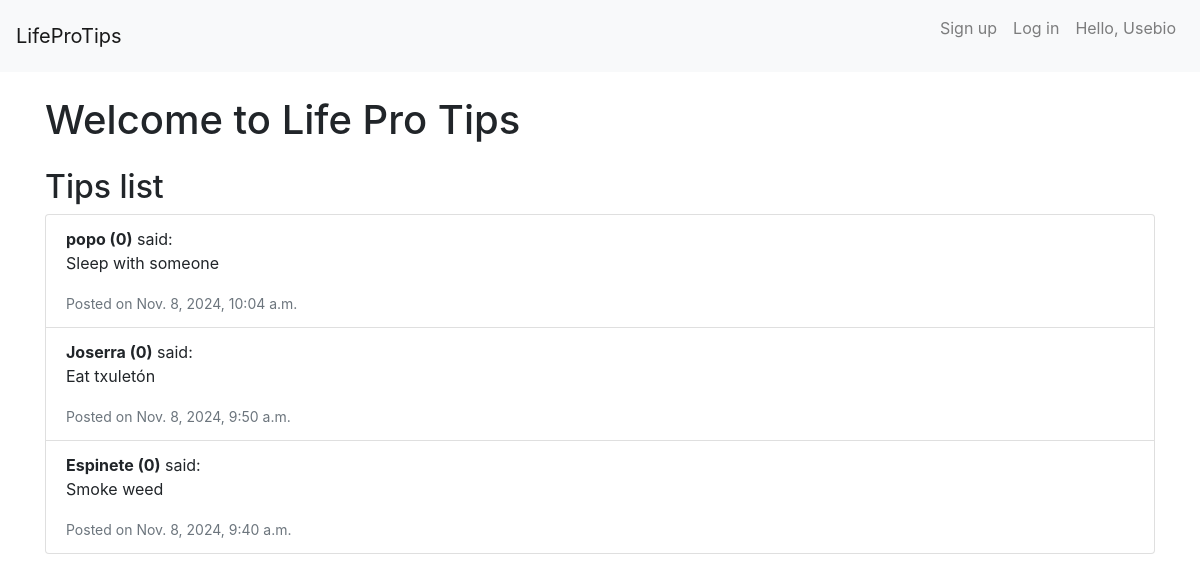
/, run on an earlier commit of the app's database.
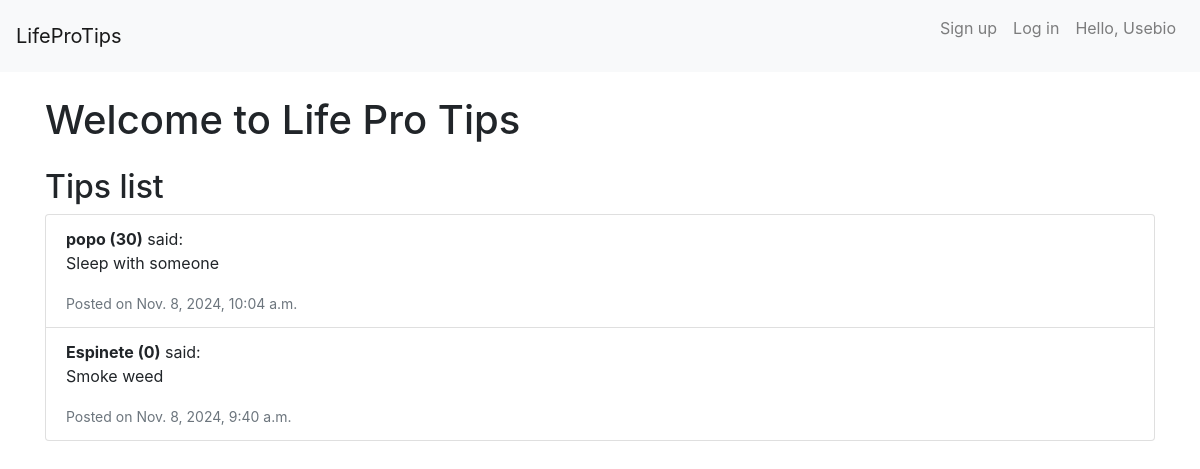
And on a later commit of the database.
### tips/models.py (models this page shows, shortened)
class Tip(models.Model):
    content = models.TextField()
    author = models.ForeignKey(settings.AUTH_USER_MODEL, related_name='tips', on_delete=models.CASCADE)
    date = models.DateTimeField(default=timezone.now)
    upvoted_by = models.ManyToManyField(settings.AUTH_USER_MODEL, related_name='upvoted_tips', blank=True)
    downvoted_by = models.ManyToManyField(settings.AUTH_USER_MODEL, related_name='downvoted_tips', blank=True)

class CustomUser(AbstractBaseUser, PermissionsMixin):
    username = models.CharField(max_length=150, unique=True)
    date_joined = models.DateTimeField(auto_now_add=True)
    is_active = models.BooleanField(default=True)
    is_staff = models.BooleanField(default=False)
    reputation = models.IntegerField(default=0)  # Starting reputation
    can_downvote = models.BooleanField(default=True)  # Manual downvote permission
    can_delete = models.BooleanField(default=False)   # Manual delete permission
    objects = CustomUserManager()
    USERNAME_FIELD = 'username'

### tips/views.py (the view)
# urls.py: path('', views.homepage, name='homepage'),
def homepage(request):
    user_name = get_or_set_user_name(request) if not request.user.is_authenticated else None
    tips = Tip.objects.all().order_by('-date')
    form = TipForm(request.POST or None) if request.user.is_authenticated else None
    for tip in tips:
        if request.user.is_authenticated:
            tip.can_downvote = (request.user == tip.author or request.user.can_downvote_permission())
        else:
            tip.can_downvote = False  # Default to False for anonymous users
    if request.method == 'POST' and form is not None and form.is_valid():
        new_tip = form.save(commit=False)
        new_tip.author = request.user
        new_tip.save()
        return redirect('homepage')
    return render(request, 'tips/homepage.html', {
        'tips': tips,
        'form': form,
        'user_name': user_name,  # Pass anonymous user name to the template
    })

### tips/views.py (called while the page is built)
def get_or_set_user_name(request):
    now = timezone.now()
    now_timestamp = int(now.timestamp())
    expiry_timestamp = request.session.get('user_name_expiry')
    if 'user_name' not in request.session or expiry_timestamp is None or now_timestamp > expiry_timestamp:
        request.session['user_name'] = random.choice(settings.USER_NAMES)
        request.session['user_name_expiry'] = now_timestamp + 42
    return request.session['user_name']

### tips/templates/tips/homepage.html (shortened to what this page needs)
{% extends "base.html" %}
{% load bootstrap4 %}
{% block content %}
    <h1>Welcome to Life Pro Tips</h1>
    <h2 class="mt-4">Tips list</h2>
    <ul class="list-group">
        {% for tip in tips %}
            <li class="list-group-item">
                <strong>{{ tip.author.username }} ({{ tip.author.reputation }})</strong> said:
                <p>{{ tip.content }}</p>
                <small class="text-muted">Posted on {{ tip.date }}</small>
            </li>
        {% empty %}
            <li class="list-group-item">No tips available yet.</li>
        {% endfor %}
    </ul>
{% endblock %}

### tips/templates/base.html (shortened to what this page needs)
<!DOCTYPE html>
<html lang="en">
<head>
    {% load bootstrap4 %}
    {% bootstrap_css %}
</head>
<body>
    <nav class="navbar navbar-expand-lg navbar-light bg-light">
        <a class="navbar-brand" href="{% url 'homepage' %}">LifeProTips</a>
        <div class="collapse navbar-collapse" id="navbarNav">
            <ul class="navbar-nav ml-auto">
                {% if user.is_authenticated %}
                    <li class="nav-item">
                        <p class="nav-link">Hello, {{ user.username }}!</p>
                    </li>
                    <li class="nav-item">
                        <a class="nav-link" href="{% url 'logout' %}">Log out</a>
                    </li>
                {% else %}
                    <li class="nav-item">
                        <a class="nav-link" href="{% url 'register' %}">Sign up</a>
                    </li>
                    <li class="nav-item">
                        <a class="nav-link" href="{% url 'login' %}">Log in</a>
                    </li>
                    <li class="nav-item">
                        <p class="nav-link">Hello, {{ user_name }}</p>
                    </li>
                {% endif %}
            </ul>
        </div>
    </nav>
    <div class="container mt-4">
        {% block content %}
        {% endblock %}
    </div>
</body>
</html>

What changed in the data, as far as the page shows it:
removed Tip: author.username "Joserra", author.reputation "0", content "Eat txuletón", date "Nov. 8, 2024, 9:50 a.m."
changed Tip "Sleep with someone": author.reputation "0" → "30"
